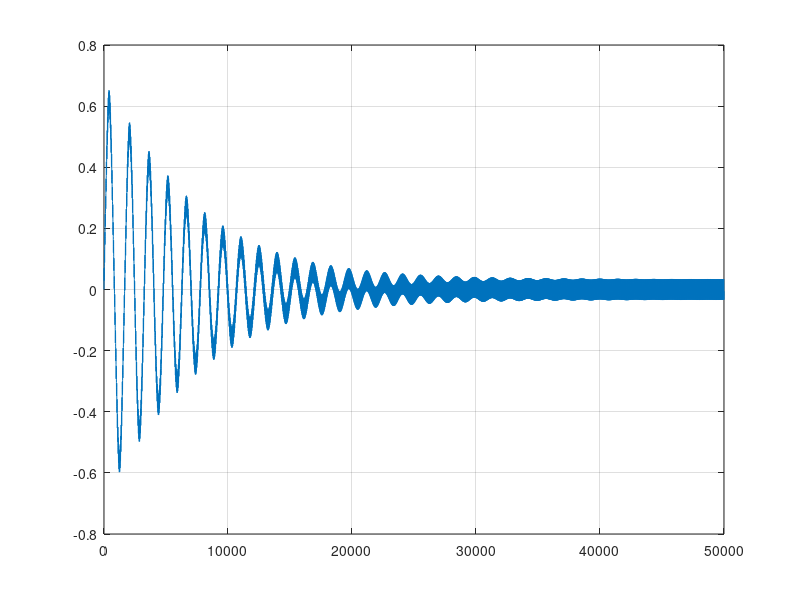

The MATLAB source for this figure:
clc, clear ;
N = 50000 ;
Kd = 0.7 ;
K0 = 0.6 ;
Ki = 0.9 ;
Kp = 0.15 ;
x = zeros(N,1) ;
y = zeros(N,1) ;
e = zeros(N,1) ;
phi = pi/2 ;
Int_x = 0 ;
Int_e = 0 ;
yn = 0 ;
dt = 0.01 ;
omega0 = 10 ;
for n=1:N
    t = (n-1)*dt ;
    x(n) = Kd*(sin(omega0*t+phi)*yn) ;
    Int_x = Int_x + dt*x(n) ;
    e(n) = Kp*x(n) + Ki*Int_x ;
    Int_e = Int_e + e(n)*dt ;
    yn = cos((omega0)*t+K0*Int_e) ;
    y(n) = yn ;
end
plot(e*K0), grid on ;